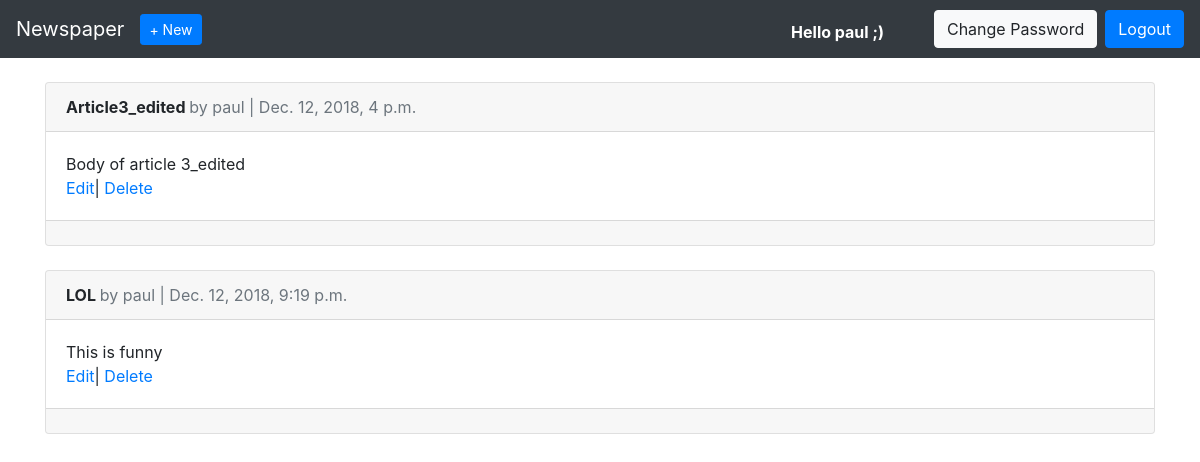
/articles/ (signed in), run on an earlier commit of the app's database.
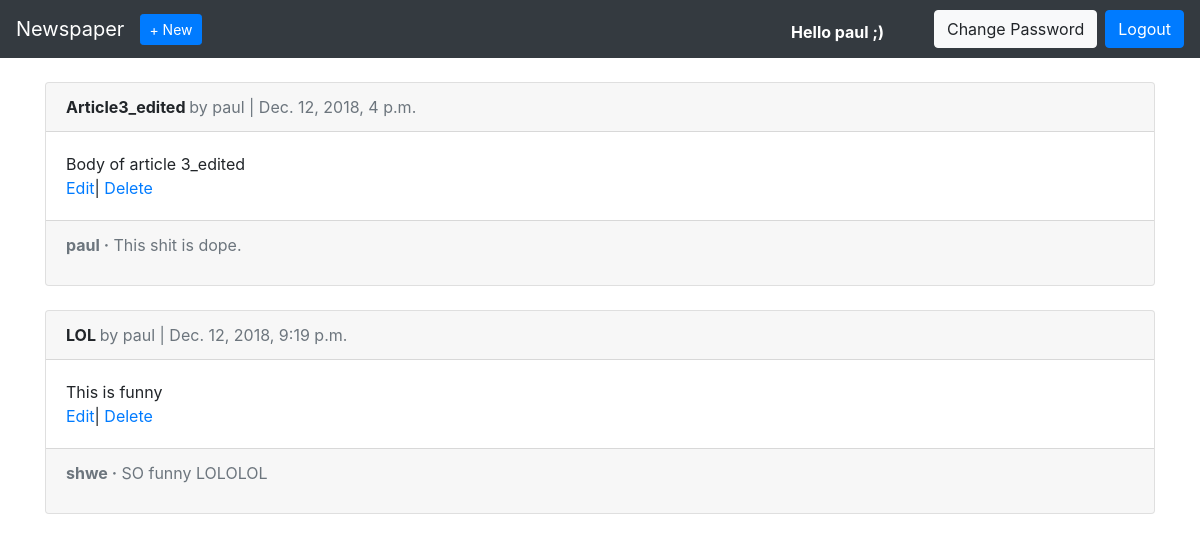
And on a later commit of the database.
### users/models.py (models this page shows)
class CustomUser(AbstractUser):
	age=models.PositiveIntegerField(null=True,blank=True)

### articles/models.py (models this page shows, shortened)
class Article(models.Model):
	title=models.CharField(max_length=255)
	body=models.TextField()
	date=models.DateTimeField(auto_now_add=True)
	author=models.ForeignKey(
		get_user_model(),
		on_delete=models.CASCADE,
		)

class Comment(models.Model):
	article=models.ForeignKey(Article,
		on_delete=models.CASCADE,
		related_name='comments',)
	author=models.ForeignKey(get_user_model(),
		on_delete=models.CASCADE)
	comment=models.CharField(max_length=130)
	def __str__(self):
		return(self.comment)

### articles/views.py (the view)
# urls.py: path('',ArticleListView.as_view(),name='article_list'),
class ArticleListView(LoginRequiredMixin,ListView):
	model=Article
	template_name='article_list.html'
	login_url='login'

### templates/article_list.html (shortened to what this page needs)
{% extends 'base.html' %}
{% block content %}
	{% for article in object_list %}
		<div class="card">
			<div class="card-header">
				<span class="font-weight-bold">
					{{ article.title }}
				</span>
				<span class="text-muted">
					by {{ article.author }} | {{ article.date }}
				</span>
			</div>
			<div class="card-body">
				{{article.body}}
				<br>
				<a href="{% url 'article_edit' article.pk%}">Edit</a>|
				<a href="{% url 'article_delete' article.pk %}">Delete</a>
			</div>
			<div class="card-footer text-muted">
				{% for comment in article.comments.all %}
				<p><span class='font-weight-bold'>{{comment.author}} &middot;</span>
				{{comment}}
				</p>
				{% endfor %}
			</div>
		</div>
	{% endfor %}
{% endblock content %}

### templates/base.html (shortened to what this page needs)
<!doctype html>
<html lang="en">
  <head>
    <link rel="stylesheet" href="https://stackpath.bootstrapcdn.com/bootstrap/4.1.3/css/bootstrap.min.css">
  </head>
  <body>
    <nav class="navbar navbar-expand-md navbar-dark bg-dark mb-4">
      <a class="navbar-brand" href="{% url 'home' %}">Newspaper</a>
      {% if user.is_authenticated %}
        <ul class="navbar-nav mr-auto">
          <li class="nav-item"><a href="{% url 'article_new' %}" class='btn btn-primary btn-sm'>+ New</a></li>
        </ul>
      {% endif %}
      <div class="collapse navbar-collapse" id="navbarCollapse">
        {% if user.is_authenticated %}
       	  <form class="form-inline ml-auto">
       	  	<p class='h4' style='color:white;padding-right: 50px;padding-top: 15px;font-weight:bold;font-size: medium;'>Hello {{ user.username }} ;)</p>
            <a href="{% url 'password_change'%}" class="btn btn-light">
            Change Password</a>
            <a href="{% url 'logout' %}" class="btn btn-primary ml-2">
            Logout</a>
          </form>
        {% endif %}
      </div>
    </nav>
    <div class="container">
      {% block content %}
      {% endblock content %}
    </div>
  </body>
</html>

What changed in the data, as far as the page shows it:
added Comment: author "paul", comment "This shit is dope.", shown under Article "Article3_edited"
added Comment: author "shwe", comment "SO funny LOLOLOL", shown under Article "LOL"
